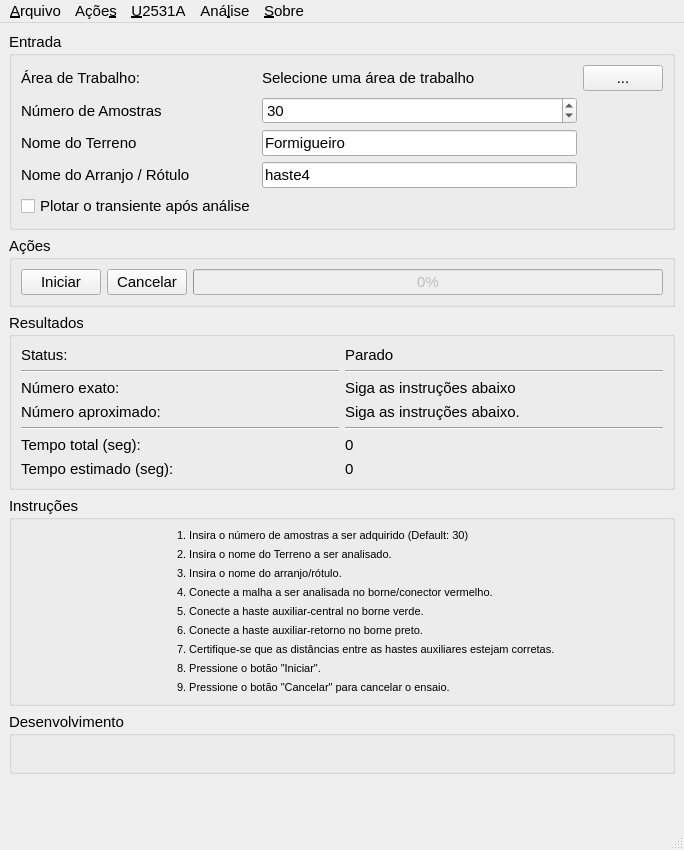
<?xml version="1.0" encoding="UTF-8"?>
<ui version="4.0">
 <class>MainWindow</class>
 <widget class="QMainWindow" name="MainWindow">
  <property name="windowModality">
   <enum>Qt::NonModal</enum>
  </property>
  <property name="geometry">
   <rect>
    <x>0</x>
    <y>0</y>
    <width>684</width>
    <height>850</height>
   </rect>
  </property>
  <property name="font">
   <font>
    <pointsize>11</pointsize>
   </font>
  </property>
  <property name="windowTitle">
   <string>Sistema de Aquisição</string>
  </property>
  <widget class="QWidget" name="centralwidget">
   <layout class="QFormLayout" name="formLayout">
    <property name="fieldGrowthPolicy">
     <enum>QFormLayout::AllNonFixedFieldsGrow</enum>
    </property>
    <item row="0" column="0" colspan="2">
     <widget class="QGroupBox" name="groupBox">
      <property name="title">
       <string>Entrada</string>
      </property>
      <layout class="QGridLayout" name="gridLayout_4">
       <item row="2" column="0">
        <widget class="QLabel" name="label_2">
         <property name="text">
          <string>Nome do Terreno</string>
         </property>
        </widget>
       </item>
       <item row="1" column="0">
        <widget class="QLabel" name="label">
         <property name="text">
          <string>Número de Amostras</string>
         </property>
        </widget>
       </item>
       <item row="3" column="0">
        <widget class="QLabel" name="label_10">
         <property name="text">
          <string>Nome do Arranjo / Rótulo</string>
         </property>
        </widget>
       </item>
       <item row="1" column="2">
        <widget class="QSpinBox" name="spinBox">
         <property name="enabled">
          <bool>true</bool>
         </property>
         <property name="layoutDirection">
          <enum>Qt::LeftToRight</enum>
         </property>
         <property name="minimum">
          <number>1</number>
         </property>
         <property name="maximum">
          <number>99</number>
         </property>
         <property name="value">
          <number>30</number>
         </property>
        </widget>
       </item>
       <item row="3" column="2">
        <widget class="QLineEdit" name="lineEdit_2">
         <property name="text">
          <string>haste4</string>
         </property>
        </widget>
       </item>
       <item row="4" column="0">
        <widget class="QCheckBox" name="checkBox">
         <property name="text">
          <string>Plotar o transiente após análise</string>
         </property>
         <property name="checked">
          <bool>false</bool>
         </property>
         <property name="tristate">
          <bool>false</bool>
         </property>
        </widget>
       </item>
       <item row="2" column="2">
        <widget class="QLineEdit" name="lineEdit">
         <property name="text">
          <string>Formigueiro</string>
         </property>
        </widget>
       </item>
       <item row="0" column="0">
        <widget class="QLabel" name="label_8">
         <property name="text">
          <string>Área de Trabalho:</string>
         </property>
        </widget>
       </item>
       <item row="0" column="2">
        <widget class="QLabel" name="label_9">
         <property name="text">
          <string>Selecione uma área de trabalho</string>
         </property>
         <property name="wordWrap">
          <bool>false</bool>
         </property>
        </widget>
       </item>
       <item row="0" column="3">
        <widget class="QPushButton" name="pushButton">
         <property name="text">
          <string>...</string>
         </property>
        </widget>
       </item>
      </layout>
     </widget>
    </item>
    <item row="3" column="0" colspan="2">
     <widget class="QGroupBox" name="groupBox_3">
      <property name="title">
       <string>Resultados</string>
      </property>
      <layout class="QGridLayout" name="gridLayout_2">
       <item row="1" column="1">
        <widget class="QLabel" name="label_4">
         <property name="text">
          <string>Parado</string>
         </property>
        </widget>
       </item>
       <item row="1" column="0">
        <widget class="QLabel" name="label_3">
         <property name="text">
          <string>Status:</string>
         </property>
        </widget>
       </item>
       <item row="3" column="0">
        <widget class="QLabel" name="label_30">
         <property name="text">
          <string>Número exato:</string>
         </property>
        </widget>
       </item>
       <item row="6" column="0">
        <widget class="Line" name="line">
         <property name="orientation">
          <enum>Qt::Horizontal</enum>
         </property>
        </widget>
       </item>
       <item row="3" column="1">
        <widget class="QLabel" name="label_31">
         <property name="text">
          <string>Siga as instruções abaixo</string>
         </property>
        </widget>
       </item>
       <item row="2" column="1">
        <widget class="Line" name="line_4">
         <property name="orientation">
          <enum>Qt::Horizontal</enum>
         </property>
        </widget>
       </item>
       <item row="7" column="1">
        <widget class="QLabel" name="label_12">
         <property name="text">
          <string>0</string>
         </property>
        </widget>
       </item>
       <item row="4" column="0">
        <widget class="QLabel" name="label_5">
         <property name="text">
          <string>Número aproximado:</string>
         </property>
        </widget>
       </item>
       <item row="4" column="1">
        <widget class="QLabel" name="label_7">
         <property name="text">
          <string>&lt;html&gt;&lt;head/&gt;&lt;body&gt;&lt;p&gt;Siga as instruções abaixo.&lt;/p&gt;&lt;/body&gt;&lt;/html&gt;</string>
         </property>
         <property name="textFormat">
          <enum>Qt::AutoText</enum>
         </property>
         <property name="scaledContents">
          <bool>false</bool>
         </property>
         <property name="wordWrap">
          <bool>false</bool>
         </property>
        </widget>
       </item>
       <item row="8" column="0">
        <widget class="QLabel" name="label_19">
         <property name="text">
          <string>Tempo estimado (seg):</string>
         </property>
        </widget>
       </item>
       <item row="2" column="0">
        <widget class="Line" name="line_3">
         <property name="orientation">
          <enum>Qt::Horizontal</enum>
         </property>
        </widget>
       </item>
       <item row="8" column="1">
        <widget class="QLabel" name="label_28">
         <property name="text">
          <string>0</string>
         </property>
        </widget>
       </item>
       <item row="7" column="0">
        <widget class="QLabel" name="label_11">
         <property name="text">
          <string>Tempo total (seg):</string>
         </property>
        </widget>
       </item>
       <item row="6" column="1">
        <widget class="Line" name="line_2">
         <property name="orientation">
          <enum>Qt::Horizontal</enum>
         </property>
        </widget>
       </item>
      </layout>
     </widget>
    </item>
    <item row="1" column="0" colspan="2">
     <widget class="QGroupBox" name="groupBox_5">
      <property name="title">
       <string>Ações</string>
      </property>
      <layout class="QGridLayout" name="gridLayout_10">
       <item row="0" column="0">
        <widget class="QPushButton" name="pushAnalisar">
         <property name="text">
          <string>Iniciar</string>
         </property>
        </widget>
       </item>
       <item row="0" column="2">
        <widget class="QProgressBar" name="progressBar">
         <property name="enabled">
          <bool>false</bool>
         </property>
         <property name="value">
          <number>0</number>
         </property>
        </widget>
       </item>
       <item row="0" column="1">
        <widget class="QPushButton" name="pushCancelar">
         <property name="text">
          <string>Cancelar</string>
         </property>
        </widget>
       </item>
      </layout>
     </widget>
    </item>
    <item row="4" column="0" colspan="2">
     <widget class="QGroupBox" name="groupBox_4">
      <property name="maximumSize">
       <size>
        <width>16777215</width>
        <height>16777215</height>
       </size>
      </property>
      <property name="title">
       <string>Instruções</string>
      </property>
      <layout class="QGridLayout" name="gridLayout_9">
       <item row="0" column="0">
        <widget class="QLabel" name="label_17">
         <property name="maximumSize">
          <size>
           <width>150</width>
           <height>100</height>
          </size>
         </property>
         <property name="text">
          <string/>
         </property>
         <property name="pixmap">
          <pixmap>figuras/esquema_ligacao.svg</pixmap>
         </property>
         <property name="scaledContents">
          <bool>true</bool>
         </property>
        </widget>
       </item>
       <item row="0" column="1">
        <layout class="QGridLayout" name="gridLayout_8">
         <item row="5" column="0">
          <widget class="QLabel" name="label_22">
           <property name="font">
            <font>
             <pointsize>8</pointsize>
            </font>
           </property>
           <property name="text">
            <string>6. Conecte a haste auxiliar-retorno no borne preto.</string>
           </property>
           <property name="wordWrap">
            <bool>true</bool>
           </property>
          </widget>
         </item>
         <item row="4" column="0">
          <widget class="QLabel" name="label_21">
           <property name="font">
            <font>
             <pointsize>8</pointsize>
            </font>
           </property>
           <property name="text">
            <string>5. Conecte a haste auxiliar-central no borne verde.</string>
           </property>
           <property name="wordWrap">
            <bool>true</bool>
           </property>
          </widget>
         </item>
         <item row="3" column="0">
          <widget class="QLabel" name="label_20">
           <property name="font">
            <font>
             <pointsize>8</pointsize>
            </font>
           </property>
           <property name="text">
            <string>4. Conecte a malha a ser analisada no borne/conector vermelho.</string>
           </property>
           <property name="wordWrap">
            <bool>true</bool>
           </property>
          </widget>
         </item>
         <item row="2" column="0">
          <widget class="QLabel" name="label_27">
           <property name="font">
            <font>
             <pointsize>8</pointsize>
            </font>
           </property>
           <property name="text">
            <string>3. Insira o nome do arranjo/rótulo.</string>
           </property>
           <property name="wordWrap">
            <bool>true</bool>
           </property>
          </widget>
         </item>
         <item row="0" column="0">
          <widget class="QLabel" name="label_25">
           <property name="font">
            <font>
             <pointsize>8</pointsize>
            </font>
           </property>
           <property name="text">
            <string>1. Insira o número de amostras a ser adquirido (Default: 30)</string>
           </property>
           <property name="wordWrap">
            <bool>true</bool>
           </property>
          </widget>
         </item>
         <item row="1" column="0">
          <widget class="QLabel" name="label_26">
           <property name="font">
            <font>
             <pointsize>8</pointsize>
            </font>
           </property>
           <property name="text">
            <string>2. Insira o nome do Terreno a ser analisado. </string>
           </property>
           <property name="wordWrap">
            <bool>true</bool>
           </property>
          </widget>
         </item>
         <item row="7" column="0">
          <widget class="QLabel" name="label_23">
           <property name="font">
            <font>
             <pointsize>8</pointsize>
            </font>
           </property>
           <property name="text">
            <string>8. Pressione o botão &quot;Iniciar&quot;.</string>
           </property>
           <property name="wordWrap">
            <bool>true</bool>
           </property>
          </widget>
         </item>
         <item row="6" column="0">
          <widget class="QLabel" name="label_24">
           <property name="font">
            <font>
             <pointsize>8</pointsize>
            </font>
           </property>
           <property name="text">
            <string>7. Certifique-se que as distâncias entre as hastes auxiliares estejam corretas.</string>
           </property>
           <property name="wordWrap">
            <bool>true</bool>
           </property>
          </widget>
         </item>
         <item row="8" column="0">
          <widget class="QLabel" name="label_29">
           <property name="font">
            <font>
             <pointsize>8</pointsize>
            </font>
           </property>
           <property name="text">
            <string>9. Pressione o botão &quot;Cancelar&quot; para cancelar o ensaio.</string>
           </property>
          </widget>
         </item>
        </layout>
       </item>
      </layout>
     </widget>
    </item>
    <item row="6" column="0" colspan="2">
     <widget class="QGroupBox" name="groupBox_2">
      <property name="maximumSize">
       <size>
        <width>16777215</width>
        <height>16777215</height>
       </size>
      </property>
      <property name="title">
       <string>Desenvolvimento</string>
      </property>
      <layout class="QGridLayout" name="gridLayout_7">
       <item row="0" column="0">
        <widget class="QLabel" name="label_13">
         <property name="sizePolicy">
          <sizepolicy hsizetype="Preferred" vsizetype="Preferred">
           <horstretch>0</horstretch>
           <verstretch>0</verstretch>
          </sizepolicy>
         </property>
         <property name="maximumSize">
          <size>
           <width>100</width>
           <height>40</height>
          </size>
         </property>
         <property name="text">
          <string/>
         </property>
         <property name="pixmap">
          <pixmap>figuras/Logo coelce endesa brasil12.jpg</pixmap>
         </property>
         <property name="scaledContents">
          <bool>true</bool>
         </property>
        </widget>
       </item>
       <item row="0" column="4">
        <widget class="QLabel" name="label_15">
         <property name="maximumSize">
          <size>
           <width>100</width>
           <height>40</height>
          </size>
         </property>
         <property name="text">
          <string/>
         </property>
         <property name="pixmap">
          <pixmap>figuras/LOGO P&amp;D ANEEL (horizontal).jpg</pixmap>
         </property>
         <property name="scaledContents">
          <bool>true</bool>
         </property>
        </widget>
       </item>
       <item row="0" column="5">
        <widget class="QLabel" name="label_6">
         <property name="sizePolicy">
          <sizepolicy hsizetype="Preferred" vsizetype="Preferred">
           <horstretch>0</horstretch>
           <verstretch>0</verstretch>
          </sizepolicy>
         </property>
         <property name="maximumSize">
          <size>
           <width>100</width>
           <height>40</height>
          </size>
         </property>
         <property name="text">
          <string/>
         </property>
         <property name="pixmap">
          <pixmap>figuras/logo2.png</pixmap>
         </property>
         <property name="scaledContents">
          <bool>true</bool>
         </property>
        </widget>
       </item>
       <item row="0" column="3">
        <widget class="QLabel" name="label_14">
         <property name="maximumSize">
          <size>
           <width>100</width>
           <height>40</height>
          </size>
         </property>
         <property name="text">
          <string/>
         </property>
         <property name="pixmap">
          <pixmap>figuras/concema.png</pixmap>
         </property>
         <property name="scaledContents">
          <bool>true</bool>
         </property>
        </widget>
       </item>
       <item row="0" column="2">
        <widget class="QLabel" name="label_16">
         <property name="maximumSize">
          <size>
           <width>100</width>
           <height>60</height>
          </size>
         </property>
         <property name="text">
          <string/>
         </property>
         <property name="pixmap">
          <pixmap>figuras/labterra.png</pixmap>
         </property>
         <property name="scaledContents">
          <bool>true</bool>
         </property>
        </widget>
       </item>
      </layout>
      <zorder>label_13</zorder>
      <zorder>label_13</zorder>
      <zorder>label_14</zorder>
      <zorder>label_15</zorder>
      <zorder>label_6</zorder>
      <zorder>label_16</zorder>
     </widget>
    </item>
   </layout>
   <zorder>groupBox</zorder>
   <zorder>label</zorder>
   <zorder>spinBox</zorder>
   <zorder>groupBox_3</zorder>
   <zorder>groupBox_4</zorder>
   <zorder>groupBox_5</zorder>
   <zorder>groupBox_2</zorder>
  </widget>
  <widget class="QMenuBar" name="menubar">
   <property name="geometry">
    <rect>
     <x>0</x>
     <y>0</y>
     <width>684</width>
     <height>21</height>
    </rect>
   </property>
   <widget class="QMenu" name="menuArquivo">
    <property name="title">
     <string>&amp;Arquivo</string>
    </property>
    <addaction name="actionAbrir"/>
    <addaction name="separator"/>
    <addaction name="actionSair"/>
   </widget>
   <widget class="QMenu" name="menuAvan_ado">
    <property name="title">
     <string>Açõe&amp;s</string>
    </property>
    <widget class="QMenu" name="menuInjetar_pulso_unico">
     <property name="title">
      <string>&amp;Injetar pulso unico</string>
     </property>
     <addaction name="actionE_ler_corrente"/>
     <addaction name="actionCom_leitura_de_Corrente"/>
     <addaction name="actionCom_leitura_da_imped_ncia"/>
    </widget>
    <addaction name="actionAnalisar"/>
    <addaction name="actionTreinar"/>
    <addaction name="menuInjetar_pulso_unico"/>
    <addaction name="actionLer_tens_o"/>
    <addaction name="actionLer_corrente"/>
    <addaction name="actionLer_imped_ncia"/>
    <addaction name="actionCANCELAR"/>
   </widget>
   <widget class="QMenu" name="menuSobre">
    <property name="title">
     <string>&amp;Sobre</string>
    </property>
    <addaction name="actionLamotriz"/>
    <addaction name="actionO_Projeto"/>
    <addaction name="actionSobre_o_Software"/>
   </widget>
   <widget class="QMenu" name="menuU2531A">
    <property name="title">
     <string>&amp;U2531A</string>
    </property>
    <addaction name="actionConectar"/>
    <addaction name="actionDesconectar"/>
    <addaction name="actionStatus"/>
    <addaction name="actionResetar"/>
   </widget>
   <widget class="QMenu" name="menuAnalise">
    <property name="title">
     <string>Aná&amp;lise</string>
    </property>
    <widget class="QMenu" name="menu_Plotar_Graficos">
     <property name="title">
      <string>&amp;Plotar Graficos</string>
     </property>
     <addaction name="actionPlot_V_I_transiente"/>
     <addaction name="actionPlot_V_I_raw"/>
    </widget>
    <addaction name="actionAnalisar_Amostras"/>
    <addaction name="actionArvore"/>
    <addaction name="menu_Plotar_Graficos"/>
   </widget>
   <addaction name="menuArquivo"/>
   <addaction name="menuAvan_ado"/>
   <addaction name="menuU2531A"/>
   <addaction name="menuAnalise"/>
   <addaction name="menuSobre"/>
  </widget>
  <widget class="QStatusBar" name="statusbar"/>
  <action name="actionAbrir">
   <property name="text">
    <string>Área &amp;Trabalho</string>
   </property>
   <property name="shortcut">
    <string>Ctrl+Q</string>
   </property>
  </action>
  <action name="actionSalvar">
   <property name="text">
    <string>Sa&amp;lvar</string>
   </property>
  </action>
  <action name="actionNovo">
   <property name="text">
    <string>&amp;Novo</string>
   </property>
  </action>
  <action name="actionSair">
   <property name="text">
    <string>&amp;Sair</string>
   </property>
  </action>
  <action name="actionLamotriz">
   <property name="text">
    <string>&amp;Lamotriz</string>
   </property>
  </action>
  <action name="actionLer_tens_o">
   <property name="text">
    <string>Ler &amp;tensão</string>
   </property>
  </action>
  <action name="actionLer_corrente">
   <property name="text">
    <string>Ler &amp;corrente</string>
   </property>
  </action>
  <action name="actionResetar">
   <property name="text">
    <string>&amp;Resetar</string>
   </property>
  </action>
  <action name="actionO_Projeto">
   <property name="text">
    <string>O &amp;Projeto</string>
   </property>
  </action>
  <action name="actionSobre_o_Software">
   <property name="text">
    <string>&amp;Sobre o Software</string>
   </property>
  </action>
  <action name="actionE_ler_corrente">
   <property name="text">
    <string>Com leitura de tensão</string>
   </property>
  </action>
  <action name="actionCom_leitura_de_Corrente">
   <property name="text">
    <string>Com leitura de corrente</string>
   </property>
  </action>
  <action name="actionCom_leitura_da_imped_ncia">
   <property name="text">
    <string>Com leitura da impedância</string>
   </property>
  </action>
  <action name="actionLer_imped_ncia">
   <property name="text">
    <string>Ler &amp;impedância</string>
   </property>
  </action>
  <action name="actionConectar">
   <property name="text">
    <string>&amp;Conectar</string>
   </property>
  </action>
  <action name="actionDesconectar">
   <property name="text">
    <string>&amp;Desconectar</string>
   </property>
  </action>
  <action name="actionStatus">
   <property name="text">
    <string>&amp;Status</string>
   </property>
  </action>
  <action name="actionArvore">
   <property name="text">
    <string>A&amp;rvore</string>
   </property>
  </action>
  <action name="actionAnalisar">
   <property name="text">
    <string>Analisar</string>
   </property>
   <property name="shortcut">
    <string>Ctrl+R</string>
   </property>
  </action>
  <action name="actionTreinar">
   <property name="text">
    <string>Treinar</string>
   </property>
  </action>
  <action name="actionAnalisar_Amostras">
   <property name="text">
    <string>A&amp;nalisar Amostras</string>
   </property>
  </action>
  <action name="actionPlot_V_I_transiente">
   <property name="text">
    <string>Plot V I transiente</string>
   </property>
   <property name="shortcut">
    <string>Ctrl+P</string>
   </property>
  </action>
  <action name="actionPlot_V_I_raw">
   <property name="text">
    <string>Plot V I raw</string>
   </property>
   <property name="shortcut">
    <string>Ctrl+O</string>
   </property>
  </action>
  <action name="actionCANCELAR">
   <property name="text">
    <string>CANCELAR</string>
   </property>
   <property name="shortcut">
    <string>Ctrl+W</string>
   </property>
  </action>
 </widget>
 <resources/>
 <connections/>
</ui>
